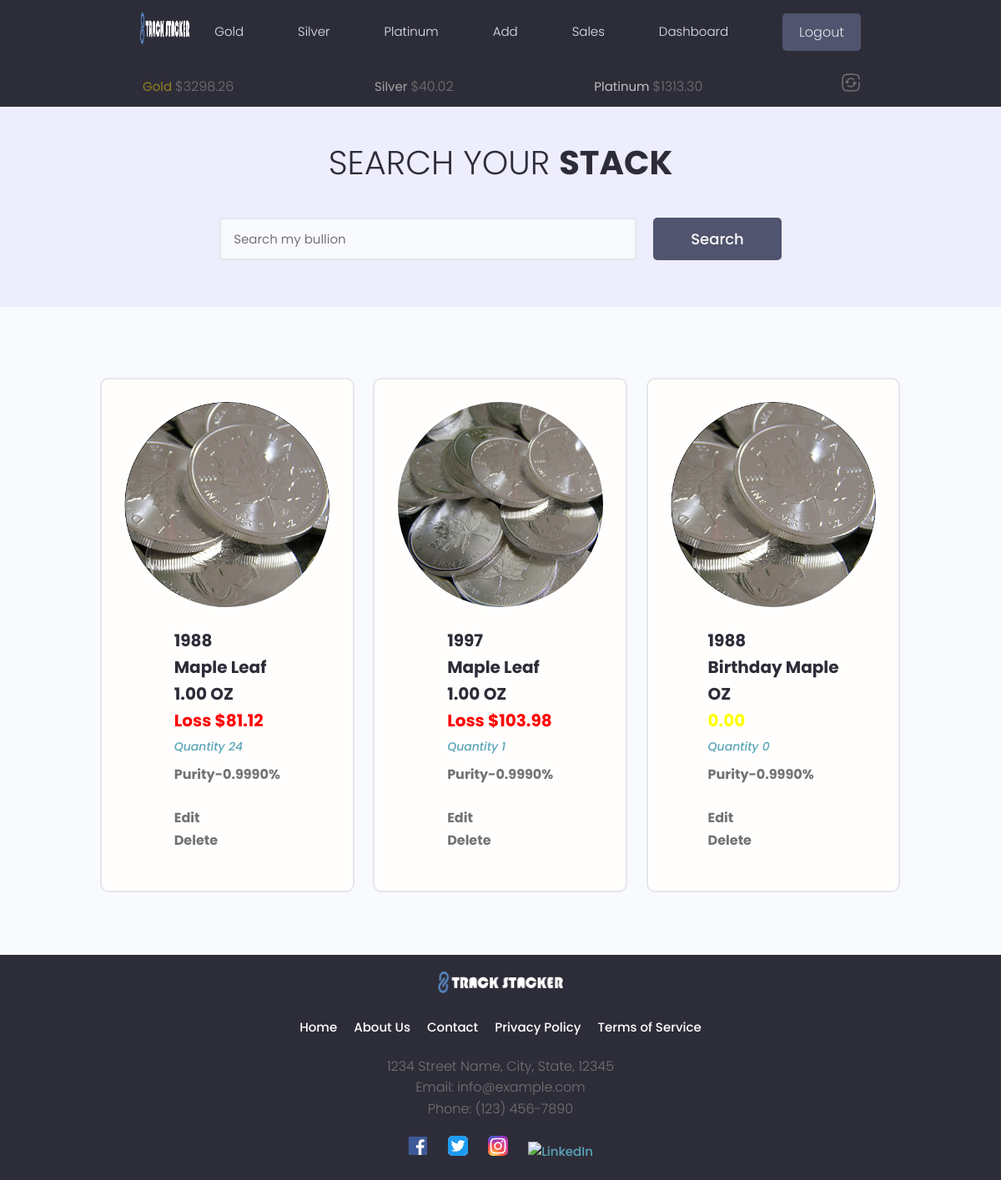
Page /search-stack/ (signed in) on the committed database.
### tracker/models.py (models this page shows, shortened)
class MetalsData(models.Model):
    owner = models.OneToOneField(Profile, on_delete=models.CASCADE)
    timestamp = models.IntegerField(default=0)
    rates = models.JSONField(default=dict)
    currency = models.CharField(max_length=30)
    current_gold_price = models.DecimalField(max_digits=30, decimal_places=2, default=0)
    current_silver_price = models.DecimalField(max_digits=30, decimal_places=2, default=0)
    current_platinum_price = models.DecimalField(max_digits=30, decimal_places=2, default=0)
    class Meta:
        verbose_name_plural = "Metals Data"

class Silver(models.Model):
    METAL_TYPES = (
        ('gold', 'Gold'),
        ('silver', 'Silver'),
        ('platinum', 'Platinum'),
    )
    BAR_ROUND_MISC = (
        ('bar', 'Bar'),
        ('round', 'Round'),
        ('misc', 'Misc'),
    )
    UNIT_CHOICES = [
        ('GRAMS', 'Grams'),
        ('TROY_OUNCES', 'Troy Ounces'),
    ]
    COA_PRESENT = [
        ('yes', 'Yes'),
        ('no', 'No'),
    ]
    owner = models.ForeignKey(Profile, on_delete=models.CASCADE, default=None, null=True, blank=True, unique=False)
    metal_type = models.CharField(max_length=100, choices=METAL_TYPES, default='')
    item_type = models.CharField(max_length=100, choices=BAR_ROUND_MISC, default='round')
    coa_present = models.CharField(max_length=100, choices=COA_PRESENT, default='no')
    item_year =models.PositiveIntegerField(null=True, blank=True, default=None)
    item_name = models.CharField(max_length=100)
    item_about = models.TextField(max_length=500, null=True, blank=True, default="")
    featured_image = models.ImageField(default='images/silver_avatar.jpg', null=True, blank=True)
    purity = models.DecimalField(max_digits=15, decimal_places=4, null=True, blank=True)
    quantity = models.IntegerField()
    weight_troy_oz = models.DecimalField(max_digits=30, decimal_places=4)
    weight_grams = models.DecimalField(max_digits=30, decimal_places=4, default=0.00)
    cost_to_purchase = models.DecimalField(max_digits=20, decimal_places=2)
    spot_at_purchase = models.DecimalField(max_digits=20, decimal_places=2, null=True, blank=True, default=None)
    premium = models.DecimalField(max_digits=20, decimal_places=2, null=True, blank=True, default=0.00)
    shipping_cost = models.DecimalField(max_digits=15, decimal_places=2, null=True, blank=True)
    purchased_from = models.CharField(max_length=100)
    created = models.DateTimeField(auto_now_add=True)
    cost_per_unit = models.DecimalField(max_digits=20, decimal_places=2, null=True, blank=True, default=0.00)
    total_cost_per_unit = models.DecimalField(max_digits=20, decimal_places=2, null=True, blank=True, default=0.00)
    weight_per_unit = models.DecimalField(max_digits=20, decimal_places=4, default=0.00)
    initial_weight_unit = models.CharField(max_length=50, choices=UNIT_CHOICES, default='TROY_OUNCES')
    id = models.UUIDField(default=uuid.uuid4, primary_key=True, editable=False)
    class Meta:
        verbose_name_plural = "Silver"
    def calculate_profit(self, spot_price):
        if self.quantity > 0:
            try:
                melt_value = Decimal(self.weight_troy_oz) * Decimal(spot_price)
                profit = melt_value - (self.total_cost_per_unit * self.quantity)
            except Exception as e:
                print(f'There has been an error {e}')
            return profit
        else:
            profit = 0.00
            return profit

### tracker/views.py (the view, shortened to what this page needs)
# urls.py: path('search-stack/', views.searchMetal, name='searchMetal'),
@login_required(login_url='login-user')
def searchMetal(request):
        results, search_query = searchMetals(request)
        gold_items = results['gold_items']
        silver_items = results['silver_items']
        platinum_items = results['platinum_items']
        metal_objects = list(gold_items) + list(silver_items) + list(platinum_items)
        custom_range, metal_objects = paginateMetals(request, metal_objects, 6)
        metals_data, created = MetalsData.objects.get_or_create(owner=request.user.profile)
        five_minutes_later = metals_data.timestamp + 300
        unix_time_now = int(time.time())
        if metals_data.current_gold_price == 0:
            metals_data.get_api_data(request.user)
        elif (unix_time_now - five_minutes_later) > 300:
            print('chocolate pancake')
        gold_price = metals_data.current_gold_price
        silver_price = metals_data.current_silver_price
        platinum_price = metals_data.current_platinum_price
        if metal_objects:
            spot_price = None
            for object in metal_objects:
                if object.metal_type == 'gold':
                    spot_price = gold_price
                    object.profit = object.calculate_profit(spot_price)
                elif object.metal_type == 'silver':
                    spot_price = silver_price
                    object.profit = object.calculate_profit(spot_price)
                elif object.metal_type == 'platinum':
                    spot_price = platinum_price
                    object.profit = object.calculate_profit(spot_price)
                else:
                    raise Http404("Somehow you managed to mess up something that shouldn't ever happen, congrats!")
            for object in metal_objects:
                if object.quantity != 0:
                    object.weight = object.weight_troy_oz / object.quantity
                else:
                    object.weight = None  # or handle the zero quantity case appropriately
            context = {'metal_objects': metal_objects,
                    'search_query': search_query,
                    'custom_range': custom_range,
                    'object.profit': object.profit,
                    'object.weight': object.weight,
                    'spot_price': spot_price
                    }
        return render(request, 'tracker/searchreturn.html', context)

### tracker/context_processors.py (called while the page is built)
def subheader_context(request):
    subheader_data = {}
    if request.user.is_authenticated:
        try:
            metals_data, created = MetalsData.objects.get_or_create(owner=request.user.profile)
            subheader_data['gold_price'] = metals_data.current_gold_price
            subheader_data['silver_price'] = metals_data.current_silver_price
            subheader_data['platinum_price'] = metals_data.current_platinum_price
        except MetalsData.DoesNotExist:
            subheader_data['gold_price'] = 'N/A'
            subheader_data['silver_price'] = 'N/A'
            subheader_data['platinum_price'] = 'N/A'
    return subheader_data

### tracker/templatetags/custom_filters.py (called while the page is built)
@register.filter
def absolute(value):
    return abs(value)

### tracker/utils.py (called while the page is built)
def paginateMetals(request, metal_objects, results):
    page = request.GET.get('page')
    paginator = Paginator(metal_objects, results)
    try:
        metal_objects = paginator.page(page)
    except PageNotAnInteger:
        page = 1
        metal_objects = paginator.page(page)
    except EmptyPage:
        page = paginator.num_pages
        metal_objects = paginator.page(page)
    leftIndex = (int(page) - 4)
    if leftIndex < 1:
        leftIndex = 1
    rightIndex = (int(page) + 5)
    if rightIndex > paginator.num_pages:
        rightIndex = paginator.num_pages + 1
    custom_range = range(leftIndex, rightIndex)
    return custom_range, metal_objects

### tracker/templates/tracker/searchreturn.html (shortened to what this page needs)
{% extends 'main.html' %}
{% block content %}
{% load static %}
{% load multiply %}
{% load custom_filters %}
<main class="projects">
    <section class="hero-section text-center">
      <div class="container container--narrow">
        <div class="hero-section__box">
          <h2>Search your <span>Stack</span></h2>
        </div>
        <div class="hero-section__search">
          <form class="form" action="#" method="get">
            <div class="form__field">
              <input class="input input--text" id="formInput#search" type="text" name="search_query"
                placeholder="Search my bullion" />
            </div>
            <input class="btn btn--sub btn--lg" type="submit" value="Search" placeholder="{{search_query}}"/>
          </form>
        </div>
      </div>
    </section>
    <section class="projectsList">
      <div class="container">
        <div class="grid grid--three">
          {% for object in metal_objects %}
          <div class="column">
            <div class="card project">
              <a href="{% url 'singleMetal' metal_type=object.metal_type pk=object.pk %}" class="project">
                {% if object.featured_image.url != None %}
                <div class="project__thumbnail metal__thumbnail" style="background-image: url('{{ object.featured_image.url }}')">
                </div>
                {% else %}
                <div class="project__thumbnail metal__thumbnail" style="background-image: url('{% static 'images/default.jpg' %}')">
                </div>
                {% endif %}
                <div class="card__body">
                  <h3 class="project__title">{{object.item_year}}</h3>
                  <h3 class="project__title">{{object.item_name}}</h3>
                  {% if object.initial_weight_unit == 'TROY_OUNCES' %}
                  <h3 class="project__title">{{object.weight|floatformat:2}} OZ</h3>
                  {% else %}
                  <h3 class="project__title">{{object.weight|floatformat:2}} Gram{{object.weight|floatformat:2|pluralize}}</h3>
                  {% endif %}
                  {% if object.profit > 0 %}
                  <h3 class="profit_plus">Profit ${{object.profit|floatformat:2}}</h3>
                  {% elif object.profit == 0 %}
                  <h3 class="profit_neutral">{{object.profit|floatformat:2}}</h3>
                  {% else %}
                  <h3 class="profit_minus">Loss ${{object.profit|absolute|floatformat:2}}</h3>
                  {% endif %}
                  <p><a class="project__author" href="{% url 'singleMetal' metal_type=object.metal_type pk=object.pk %}">Quantity {{object.quantity}}</a></p>
                  <p class="project--rating">
                    <span style="font-weight: bold;">Purity-{{object.purity}}%</span>
                  </p>
                  <p class="project--rating">
                    <a href="{% url 'editPage' metal_type=object.metal_type pk=object.pk %}"><span style="font-weight: bold;">Edit</span></a><br>
                    <a href="{% url 'deletePage' metal_type=object.metal_type pk=object.pk %}"><span style="font-weight: bold;">Delete</span></a>
                  </p>
                </div>
              </a>
            </div>
          </div>
          {% endfor %}
        </div>
      </div>
    </section>
  </main>
{% endblock content %}

### templates/sub_header.html (shortened to what this page needs)
{% load static %}
<div id="sticky-bar">
  <header class="subheader">
    <div class="container container--narrow">
      <nav class="subheader__nav">
        <ul>
          <li class="subheader__menuItem" id="goldspot">Gold&nbsp;<span>${{gold_price}}</span></li>
          <li class="subheader__menuItem" id="silverspot">Silver&nbsp;<span>${{silver_price}}</span></li>
          <li class="subheader__menuItem" id="platinumspot">Platinum&nbsp;<span>${{platinum_price}}</span></li>
          <li class="subheader__menuItem"><a><span class="solar--refresh-square-broken" id="update-metals-data-button"></span></a></li>
        </ul>
      </nav>
    </div>
  </header>
</div>

### static/styles/app.css (style rules this page uses)
:root { --color-sub: #2d2d39; }
.btn--sub { background-color: var(--color-sub-light); }
.card { border: 2px solid var(--color-light); }
.hero-section { height: 40vh; display: flex; align-items: center; background-color: var(--color-sub); }
.hero-section__box { margin-bottom: 4rem; }
.hero-section__box > h2, .hero-section__box > h2 > span { font-size: 4rem; color: var(--color-light); line-height: 1.3; text-transform: uppercase; }
.hero-section__box > h2 { font-weight: 300; }
.hero-section__box > h2 > span { font-weight: 700; }
.hero-section__search > .form { display: flex; align-items: center; justify-content: center; gap: 2rem; }
.hero-section__search > .form input.input--text { width: 50rem; }
.project__author { font-size: 1.4rem; font-style: italic; }
.project--rating { margin-bottom: 1.6em; margin-top: .5em; }
.projects > .hero-section { background: var(--color-sub-lighter); height: 30vh; }
.projects .hero-section__box { margin-bottom: 2.5rem; }
.projects .hero-section__box > h2 { color: var(--color-sub); }
.projects .hero-section__box > h2 > span { font-weight: 700; color: var(--color-sub); }
.projectsList { margin-top: 8rem; }
.project__thumbnail { margin-top:25px; height: 25rem; object-fit: cover; object-position: top center; }
.project__title { font-size: 2rem; font-weight: 700; color: var(--color-sub); }
.profit_neutral { color: yellow; border-radius: 5px; font-size: 2rem; font-weight: 700; }
.profit_minus { color: red; border-radius: 5px; font-size: 2rem; font-weight: 700; }
.metal__thumbnail { width: 25rem; height: 25rem; background-size: cover; background-position: top center; border-radius: 50%; overflow: hidden; border: 2px solid #fff; }
#sticky-bar { position: relative; width: 100%; background-color: red; color: white; text-align: center; transition: top 0.3s; z-index: 110; }
.subheader { position: sticky; z-index: 111; background-color: var(--color-sub); padding-bottom: .8rem; }
.subheader__nav > ul { display: flex; align-items: center; list-style: none; justify-content: space-between; padding-top: 1rem; }
.subheader__menuItem > a { font-weight: 300; }
#goldspot { color: rgba(255, 215, 0, 0.5); padding: 3px; }
#silverspot { color: rgba(192, 192, 192, 0.8); padding: 3px; }
#platinumspot { color: rgba(229, 228, 226, 0.8); padding: 3px; }

### static/uikit/styles/modules/_variables.css (style rules this page uses)
:root { --color-main: #5aa5b9; --color-main-light: #e6faff; --color-sub: #3f4156; --color-sub-light: #51546e; --color-sub-lighter: #ededfd; --color-text: #737373; --color-gray: #8b8b8b; --color-light: #e5e7eb; --color-light-gray: #767676; --color-bg: #f8fafd; --color-white: #fffefd; --color-white-light: #f3f3f3; --color-success: #359e64; --color-success-bg: #def8e8; --color-error: #fc4b0b; --color-error-bg: #fff2ee; --font-base: 'Poppins', arial, helvetica, 'Segoe UI', roboto, ubuntu, sans-serif; --font-monospace: 'Fira Code', 'Courier New', courier, monospace; --font-regular: 300; --font-medium: 500; --font-bold: 700; --generic-shadow: 1px 1px 5px #00000010; --generic-transition: all 0.3s ease-in-out; }

### static/uikit/styles/modules/_base.css (style rules this page uses)
* { margin: 0; padding: 0; box-sizing: border-box; text-rendering: optimizeLegibility; color: inherit; font-size: inherit; }
html { font-size: 50%; }
@media only screen and (min-width: 480px) { html { font-size: 56.25%; } }
@media only screen and (min-width: 1200px) { html { font-size: 62.5%; } }
body { line-height: 1.6; font-weight: 400; font-size: 1.5rem; color: var(--color-text); background-color: var(--color-bg); min-height: 100vh; }

### static/uikit/styles/modules/_typography.css (style rules this page uses)
* { font-family: var(--font-base); }
h2 { font-size: 3.6rem; font-weight: var(--font-bold); }
h3 { font-size: 3.2rem; font-weight: var(--font-medium); }
p, span, strong { font-size: 1.6rem; color: var(--color-text); font-weight: var(--font-regular); }
a { padding-bottom: 2px; text-decoration: none; display: inline-block; color: var(--color-main); font-weight: var(--font-medium); }

### static/uikit/styles/modules/_utilities.css (style rules this page uses)
.container { width: 92%; max-width: 165rem; margin: 0 auto; box-sizing: border-box; }
.container--narrow { width: 92%; max-width: 120rem; }
@media screen and (min-width: 1000px) { .container { width: 90%; } }
@media screen and (min-width: 1000px) { .container--narrow { width: 85%; } }
@media screen and (min-width: 1200px) { .container { width: 80%; } }
@media screen and (min-width: 1200px) { .container--narrow { width: 72%; } }
.text-center { text-align: center; }

### rows in the picture
MetalsData: current_gold_price "3298.26", current_silver_price "40.02", current_platinum_price "1313.30"
Silver: featured_image (picture), item_year "1988", item_name "Maple Leaf", weight "1.00", profit|absolute "81.12", quantity "24", purity "0.9990"
Silver: featured_image (picture), item_year "1997", item_name "Maple Leaf", weight "1.00", profit|absolute "103.98", quantity "1", purity "0.9990"
Silver: featured_image (picture), item_year "1988", item_name "Birthday Maple", profit "0.00", quantity "0", purity "0.9990"
